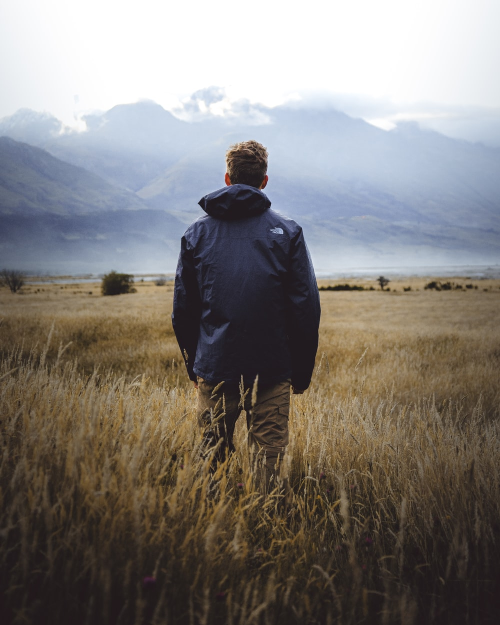
#> input picture thing.jpeg, 1000 x 1250 px (shown at 1/2 size)
$ jupyter execute --allow-errors Pillow.ipynb   (shell and % lines are left out)
#> lines starting #> are read from the running program, lines starting #| are printed output that depends on the picture; after the words box and inside, x2 and y2 are one past the last pixel; in counts of white or black regions, pixels touching at a corner belong together
[cell 1]
from PIL import Image, ImageDraw, ImageFont
from __future__ import print_function
import sys
from random import randint
#import pytesseract
import argparse
import cv2
import os

[cell 2]
im = Image.open("thing.jpeg")
#> im is the input picture: PIL image 1000x1250 RGB; mean R, G, B 130.3, 125.7, 122
print(im.format, im.size, im.mode)
#| JPEG (1000, 1250) RGB
im.show()

[cell 3]
box = (100, 100, 400, 400)
region = im.crop(box)
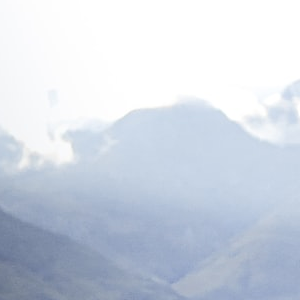
#> region: PIL image 300x300 RGB; mean R, G, B 206.9, 214.8, 226.8

region = region.transpose(Image.ROTATE_180)
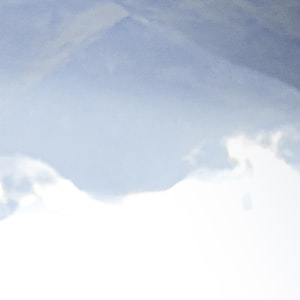
#> region: PIL image 300x300 RGB; mean R, G, B 206.9, 214.8, 226.8
im.paste(region, box)
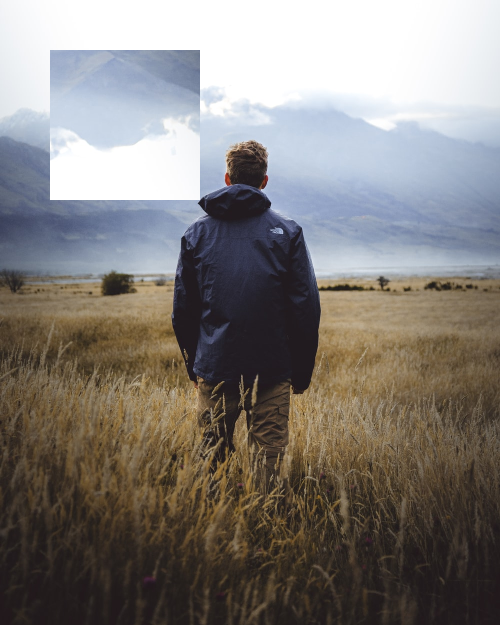
#> im: PIL image 1000x1250 RGB (shown at 1/2 size); mean R, G, B 130.3, 125.7, 122
im.show()

[cell 4]
out = im.point(lambda i: i * 1.2)
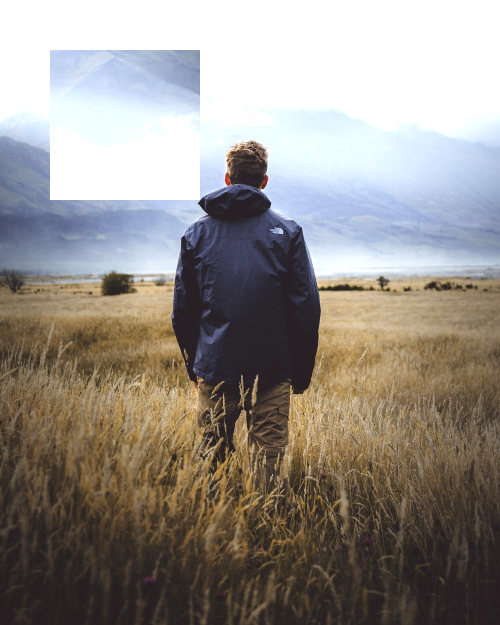
#> out: PIL image 1000x1250 RGB (shown at 1/2 size); mean R, G, B 148.3, 142.4, 136.5

# split the image into individual bands
source = im.split()

R, G, B = 0, 1, 2

# select regions where red is less than 100
mask = source[R].point(lambda i: i < 100 and 255)
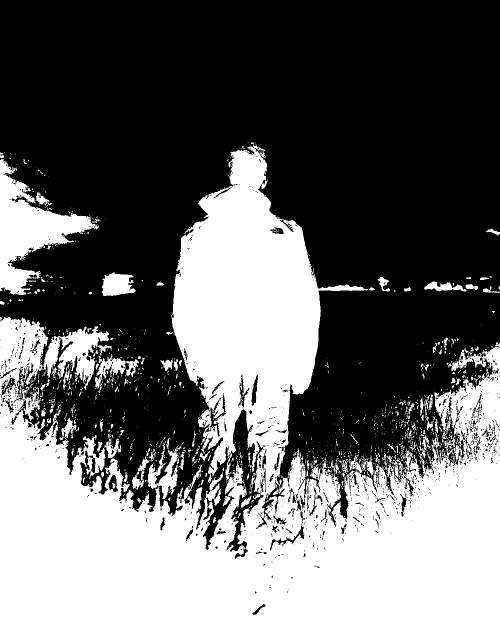
#> mask: PIL image 1000x1250 L (shown at 1/2 size); 40% white; 1326 white regions (1161 under 20 px), largest, box (x1, y1, x2, y2) and area: (0, 287, 1000, 1250) 450276, (0, 318, 198, 590) 19619, (87, 652, 218, 780) 6885

# process the green band
out = source[G].point(lambda i: i * 0.7)
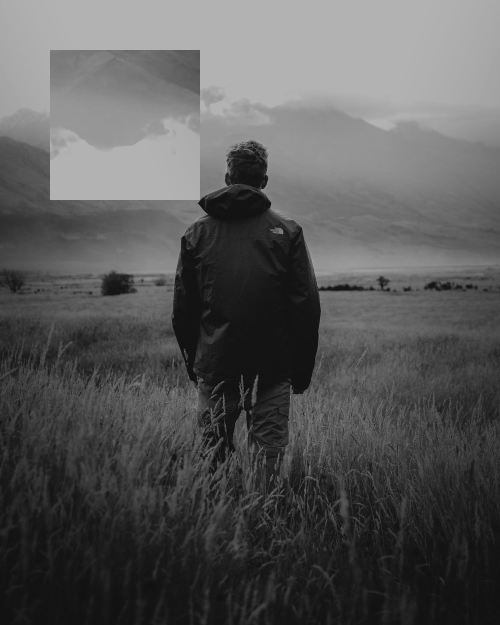
#> out: PIL image 1000x1250 L (shown at 1/2 size); min 3, max 178, mean 87.9

# paste the processed band back, but only where red was < 100
source[G].paste(out, None, mask)

# build a new multiband image
im = Image.merge(im.mode, source)
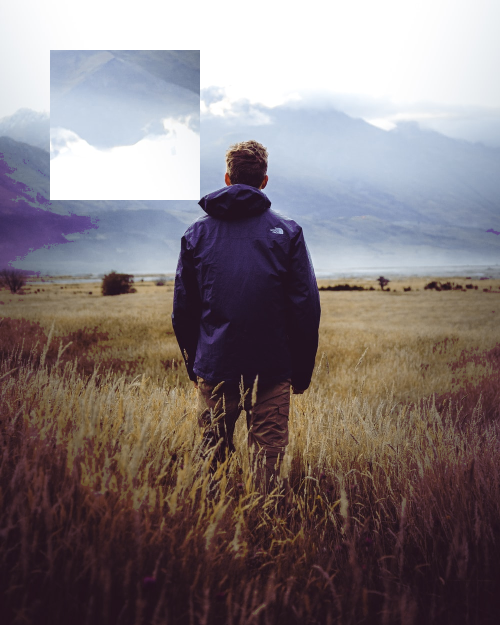
#> im: PIL image 1000x1250 RGB (shown at 1/2 size); mean R, G, B 130.3, 120, 122

im.show()

[cell 5]
orig_image = Image.open("thing.jpeg")

width, height = orig_image.size
#> width = 1000; height = 1250
mode = orig_image.mode
#> mode = 'RGB'

orig_pixel_map = orig_image.load()

# Look at the pixel in the top left corner.
first_pixel = orig_pixel_map[0, 0]
#> first_pixel = (243, 244, 246)

new_image = Image.new(mode, (width, height))
#> new_image: PIL image 1000x1250 RGB; every value is 0

new_image.show()

new_pixel_map = new_image.load()

# Modify each pixel in the new image.
for x in range(width):
    for y in range(height):
        # Copy the original pixel to the new pixel map.
        new_pixel_map[x, y] = orig_pixel_map[x, y]

new_image.show()

#new_filename = f"modified_{filename}"
#new_filepath = f"modified_images/{new_filename}"

[cell 6]
width, height = (1200, 800)
mode = 'RGB'
my_image = Image.new(mode, (width, height))
#> my_image: PIL image 1200x800 RGB; every value is 0

# Load all the pixels.
my_pixels = my_image.load()

# Loop through all the pixels, and set each color randomly.
for x in range(width):
    for y in range(height):
        r = randint(0, 255)
        g = randint(0, 255)
        b = randint(0, 255)
        pixel = (r, g, b)
        my_pixels[x, y] = pixel

my_image.show()
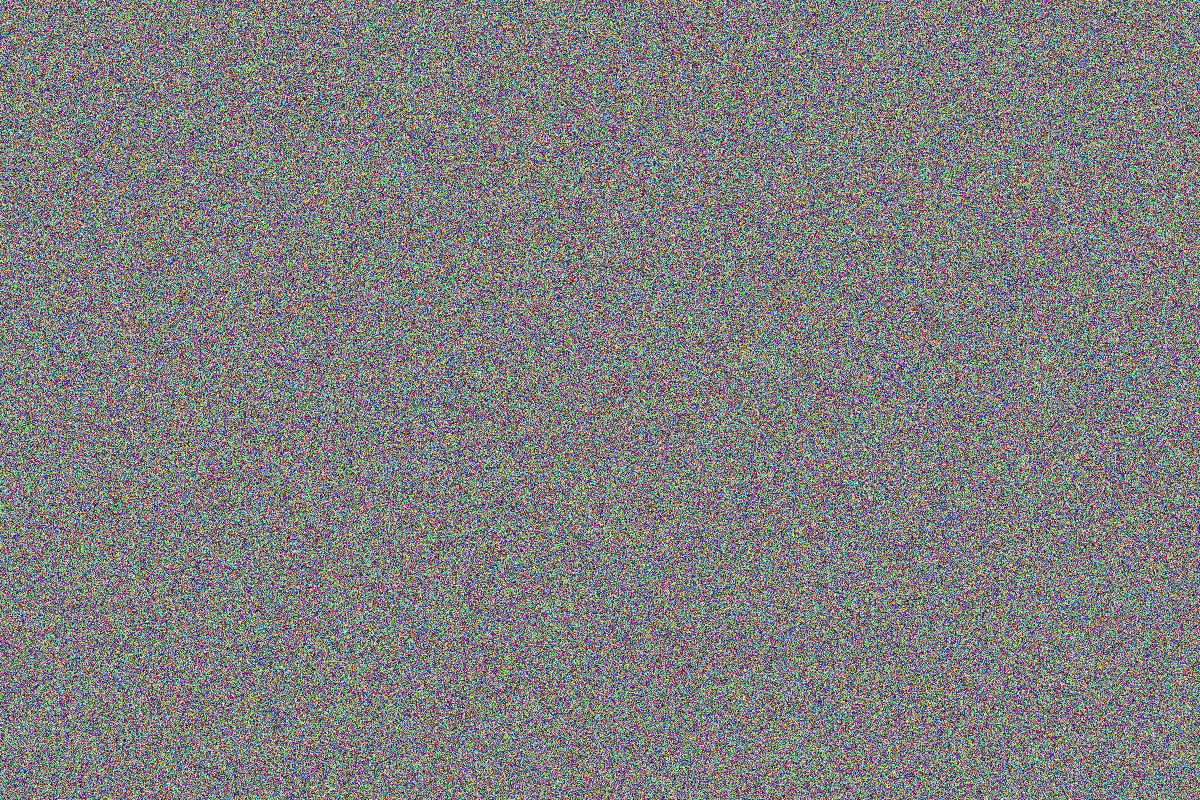
#> shown: PIL image 1200x800 RGB; mean R, G, B 127.5, 127.4, 127.5

[cell 7]
base = Image.open("thing.jpeg").convert('RGBA')

# make a blank image for the text, initialized to transparent text color
txt = Image.new('RGBA', base.size, (255,255,255,0))

# get a font
fnt = ImageFont.truetype('Pillow/Tests/fonts/FreeMono.ttf', 40)

# get a drawing context
d = ImageDraw.Draw(txt)

#> (the rest of this cell did not finish here and is left out)

[cell 8]
base = Image.open("id.jpg").convert('RGBA')
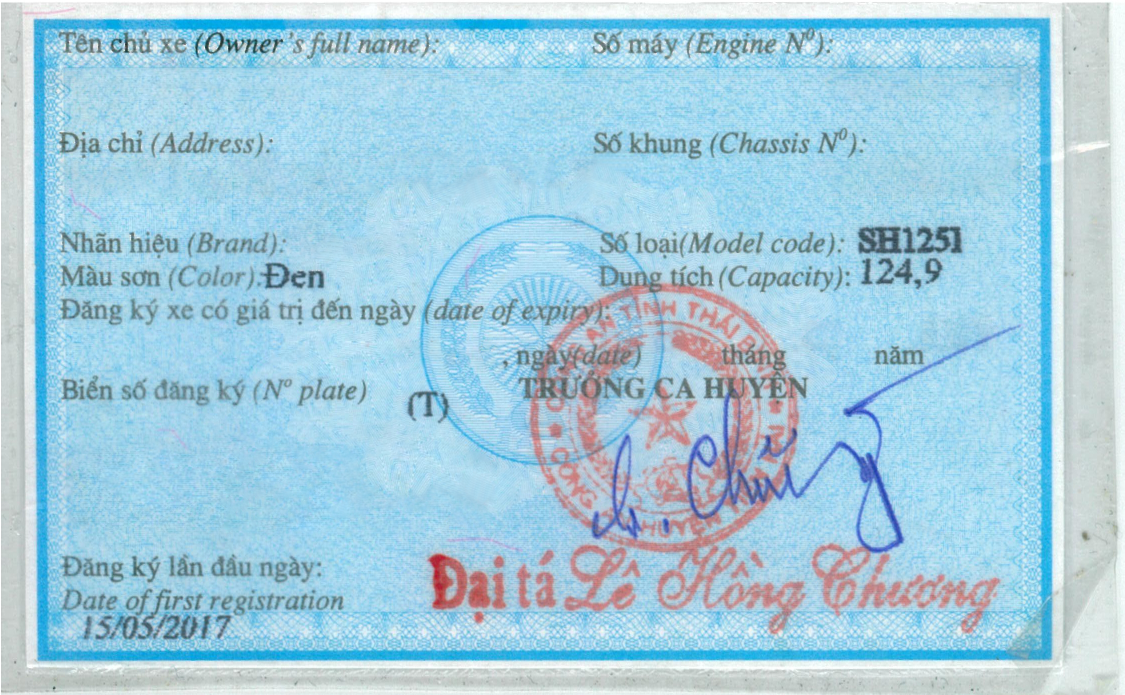
#> input picture id.jpg, 2249 x 1389 px (shown at 1/2 size)
#> base: PIL image 2249x1389 RGBA

# make a blank image for the text, initialized to transparent text color
txt = Image.new('RGBA', base.size, (255,255,255,0))
#> txt: PIL image 2249x1389 RGBA

# get a font
fnt = ImageFont.truetype('Arial Unicode MS.ttf', 58)

# get a drawing context
d = ImageDraw.Draw(txt)

# draw text, half opacity
#d.text((10,100), text, font=fnt, fill='black')
# draw text, full opacity
d.text((550,250), "10 Nguyễn Khuyến", font=fnt, fill='black')

out = Image.alpha_composite(base, txt)
#> out: PIL image 2249x1389 RGBA

out.save("id.png")

out.show()
